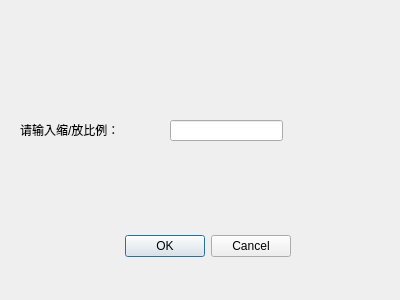
<?xml version="1.0" encoding="UTF-8"?>
<ui version="4.0">
 <class>scale</class>
 <widget class="QDialog" name="scale">
  <property name="geometry">
   <rect>
    <x>0</x>
    <y>0</y>
    <width>400</width>
    <height>300</height>
   </rect>
  </property>
  <property name="windowTitle">
   <string>Dialog</string>
  </property>
  <widget class="QDialogButtonBox" name="buttonBox">
   <property name="geometry">
    <rect>
     <x>-50</x>
     <y>230</y>
     <width>341</width>
     <height>32</height>
    </rect>
   </property>
   <property name="orientation">
    <enum>Qt::Horizontal</enum>
   </property>
   <property name="standardButtons">
    <set>QDialogButtonBox::Cancel|QDialogButtonBox::Ok</set>
   </property>
  </widget>
  <widget class="QLineEdit" name="lineEdit">
   <property name="geometry">
    <rect>
     <x>170</x>
     <y>120</y>
     <width>113</width>
     <height>21</height>
    </rect>
   </property>
  </widget>
  <widget class="QLabel" name="label">
   <property name="geometry">
    <rect>
     <x>20</x>
     <y>120</y>
     <width>121</width>
     <height>20</height>
    </rect>
   </property>
   <property name="text">
    <string>请输入缩/放比例：</string>
   </property>
  </widget>
 </widget>
 <resources/>
 <connections>
  <connection>
   <sender>buttonBox</sender>
   <signal>accepted()</signal>
   <receiver>scale</receiver>
   <slot>accept()</slot>
   <hints>
    <hint type="sourcelabel">
     <x>248</x>
     <y>254</y>
    </hint>
    <hint type="destinationlabel">
     <x>157</x>
     <y>274</y>
    </hint>
   </hints>
  </connection>
  <connection>
   <sender>buttonBox</sender>
   <signal>rejected()</signal>
   <receiver>scale</receiver>
   <slot>reject()</slot>
   <hints>
    <hint type="sourcelabel">
     <x>316</x>
     <y>260</y>
    </hint>
    <hint type="destinationlabel">
     <x>286</x>
     <y>274</y>
    </hint>
   </hints>
  </connection>
 </connections>
</ui>
